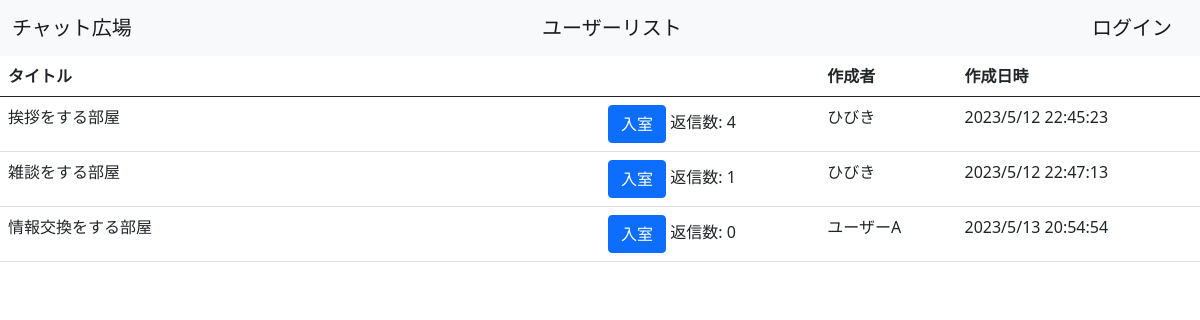
Before: /roomslist/ with the older database file.
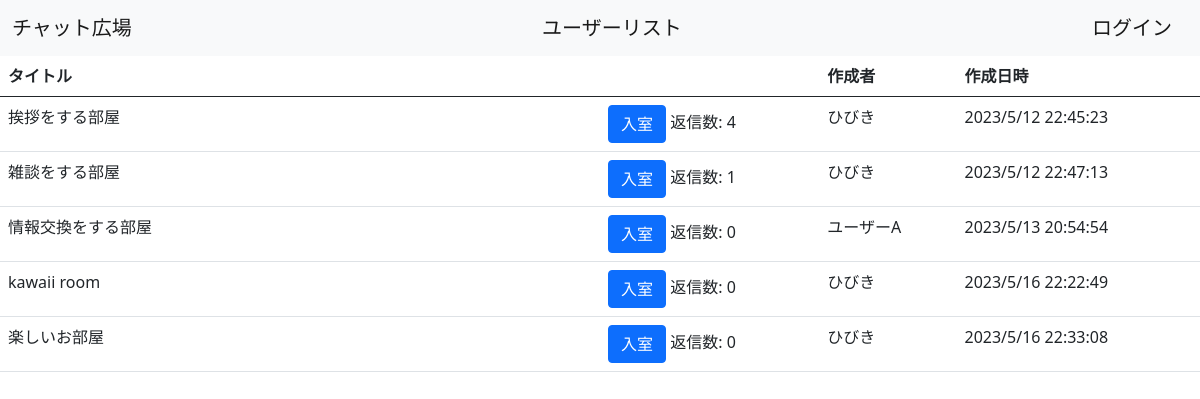
After: the same page with the newer database file.
### chatrooms/models.py (models this page shows, shortened)
class Room(models.Model):
    title = models.CharField(max_length=100)
    user = models.ForeignKey(CustomUser, on_delete=models.CASCADE)
    created_at = models.DateTimeField(auto_now_add=True)
    image = models.ImageField(upload_to='room', height_field=None, width_field=None, blank=True, max_length=100, default=False)#サムネ

class CustomUser(AbstractUser):
    user_name = models.CharField(max_length=100, default=" ")
    memo = models.TextField()
    created_at = models.DateTimeField(auto_now_add=True)
    def __str__(self):
        return self.user_name

### chatrooms/views.py (the view)
# urls.py: path('roomslist/', views.RoomsListView.as_view(), name='rl'),
class RoomsListView(ListView):
    template_name = 'room/list.html'
    model = models.Room
    context_object_name = "rooms_list"

### templates/room/list.html (shortened to what this page needs)
{% extends 'base.html' %}
{% block content %}
    <table class="table table-hover">
        <thead>
            <tr>
              <th scope="col" class="w-50">タイトル</th>
              <th scope="col">  </th>
              <th scope="col">作成者</th>
              <th scope="col">作成日時</th>
            </tr>
          </thead>
          <tbody>
            {% for room in rooms_list %}
            <tr>
              <td>{{ room.title }}</th>
              <td><a href={%url 'rd' room.id %} class="btn btn-primary">入室</a>
                  返信数: {{ room.post.count }}
              <td>{{ room.user }}</td>
              <td>{{ room.created_at|date:"Y/n/j H:i:s" }}</td>
            </tr>
            {% endfor %}
          </tbody>
    </table>
{% endblock content %}

### templates/base.html (shortened to what this page needs)
<!doctype html>
<html lang="en">
  <head>
    <link href="https://cdn.jsdelivr.net/npm/bootstrap@5.0.2/dist/css/bootstrap.min.css" rel="stylesheet">
  </head>
  <body>
    <nav class="navbar navbar-light bg-light">
        <div class="container-fluid">
          <a class="navbar-brand" href={% url 'rl' %}>チャット広場</a>
          <a class="navbar-brand" href={% url 'ul' %}>ユーザーリスト</a>
          {%if user.is_authenticated%}
          <a class="navbar-brand" href={% url 'mp' %}>@{{ user.username}}</a>
          {%else%}
          <a class="navbar-brand" href={% url 'li' %}>ログイン</a>
          {%endif%}
        </div>
      </nav>
      {% block content %}{% endblock content %}
  </body>
</html>

Changed rows visible on the page:
added Room: title "kawaii room", post.count "0", user "ひびき", created_at "2023/5/16 22:22:49"
added Room: title "楽しいお部屋", post.count "0", user "ひびき", created_at "2023/5/16 22:33:08"
